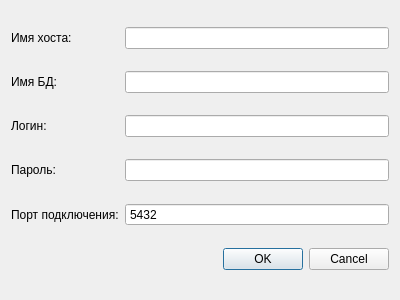
<?xml version="1.0" encoding="UTF-8"?>
<ui version="4.0">
 <class>Dialog</class>
 <widget class="QDialog" name="Dialog">
  <property name="geometry">
   <rect>
    <x>0</x>
    <y>0</y>
    <width>400</width>
    <height>300</height>
   </rect>
  </property>
  <property name="windowTitle">
   <string>Dialog</string>
  </property>
  <layout class="QGridLayout" name="gridLayout">
   <item row="0" column="0">
    <widget class="QLabel" name="label">
     <property name="text">
      <string>Имя хоста:</string>
     </property>
    </widget>
   </item>
   <item row="0" column="1">
    <widget class="QLineEdit" name="hostNameEdit"/>
   </item>
   <item row="1" column="0">
    <widget class="QLabel" name="label_2">
     <property name="text">
      <string>Имя БД:</string>
     </property>
    </widget>
   </item>
   <item row="1" column="1">
    <widget class="QLineEdit" name="databaseNameEdit"/>
   </item>
   <item row="2" column="0">
    <widget class="QLabel" name="label_3">
     <property name="text">
      <string>Логин:</string>
     </property>
    </widget>
   </item>
   <item row="2" column="1">
    <widget class="QLineEdit" name="loginEdit"/>
   </item>
   <item row="3" column="0">
    <widget class="QLabel" name="label_4">
     <property name="text">
      <string>Пароль:</string>
     </property>
    </widget>
   </item>
   <item row="3" column="1">
    <widget class="QLineEdit" name="passwordEdit">
     <property name="locale">
      <locale language="Russian" country="Russia"/>
     </property>
     <property name="echoMode">
      <enum>QLineEdit::Password</enum>
     </property>
    </widget>
   </item>
   <item row="4" column="0">
    <widget class="QLabel" name="label_5">
     <property name="text">
      <string>Порт подключения:</string>
     </property>
    </widget>
   </item>
   <item row="4" column="1">
    <widget class="QSpinBox" name="portSpinBox">
     <property name="frame">
      <bool>true</bool>
     </property>
     <property name="buttonSymbols">
      <enum>QAbstractSpinBox::NoButtons</enum>
     </property>
     <property name="keyboardTracking">
      <bool>true</bool>
     </property>
     <property name="minimum">
      <number>1024</number>
     </property>
     <property name="maximum">
      <number>65535</number>
     </property>
     <property name="value">
      <number>5432</number>
     </property>
    </widget>
   </item>
   <item row="5" column="0" colspan="2">
    <widget class="QDialogButtonBox" name="buttonBox">
     <property name="orientation">
      <enum>Qt::Horizontal</enum>
     </property>
     <property name="standardButtons">
      <set>QDialogButtonBox::Cancel|QDialogButtonBox::Ok</set>
     </property>
    </widget>
   </item>
  </layout>
 </widget>
 <resources/>
 <connections>
  <connection>
   <sender>buttonBox</sender>
   <signal>accepted()</signal>
   <receiver>Dialog</receiver>
   <slot>accept()</slot>
   <hints>
    <hint type="sourcelabel">
     <x>248</x>
     <y>254</y>
    </hint>
    <hint type="destinationlabel">
     <x>157</x>
     <y>274</y>
    </hint>
   </hints>
  </connection>
  <connection>
   <sender>buttonBox</sender>
   <signal>rejected()</signal>
   <receiver>Dialog</receiver>
   <slot>reject()</slot>
   <hints>
    <hint type="sourcelabel">
     <x>316</x>
     <y>260</y>
    </hint>
    <hint type="destinationlabel">
     <x>286</x>
     <y>274</y>
    </hint>
   </hints>
  </connection>
 </connections>
</ui>
